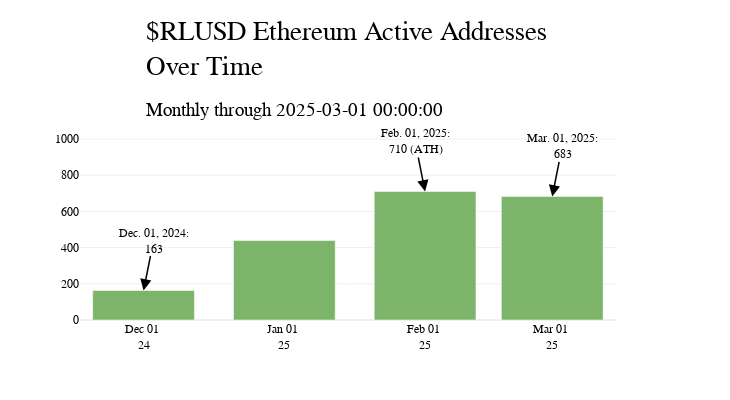

The cell this chart's notebook holds for it:
### Code cell
cm = ChartMaker(shuffle_colors=True)
cm.build(
    df = rlusd_addresses_data,
    axes_data=dict(y1=['active_addresses']),
    title='$RLUSD Ethereum Active Addresses<br>Over Time',
    chart_type={'y1':'bar'},
    options = {
        'margin':dict(t=125),
        'annotations':True,
        'tickformat': dict(x='%b %d <br>%y'),
        'decimals': False
    },
)
cm.add_title(
    subtitle=f'Monthly through {rlusd_addresses_data.index.max()}',
    x=0.2,
    y=0.9
)
cm.add_annotations()
cm.show_fig()

### Figure 1 — Plotly figure (JSON) as saved in the notebook; plotly's stock layout.template omitted (floating-point values rounded to 4 significant figures)
{"data": [{"marker": {"color": "#7cb569"}, "name": "ACTIVE ADDRESSES (683)     ", "showlegend": false, "type": "bar", "x": ["2024-12-01T00:00:00.000000000", "2025-01-01T00:00:00.000000000", "2025-02-01T00:00:00.000000000", "2025-03-01T00:00:00.000000000"], "xaxis": "x", "y": [163, 439, 710, 683], "yaxis": "y"}], "layout": {"annotations": [{"arrowcolor": "black", "arrowhead": 2, "arrowsize": 1.5, "arrowwidth": 1.5, "ax": 10, "ay": -50, "font": {"color": "black", "family": "Cardo", "size": 12}, "showarrow": true, "text": "Mar. 01, 2025:<br>683", "x": "2025-03-01T00:00:00", "xref": "x", "y": 683, "yref": "y"}, {"arrowcolor": "black", "arrowhead": 2, "arrowsize": 1.5, "arrowwidth": 1.5, "ax": 10, "ay": -50, "font": {"color": "black", "family": "Cardo", "size": 12}, "showarrow": true, "text": "Dec. 01, 2024:<br>163", "x": "2024-12-01T00:00:00", "xref": "x", "y": 163, "yref": "y"}, {"arrowcolor": "black", "arrowhead": 2, "arrowsize": 1.5, "arrowwidth": 1.5, "ax": -10, "ay": -50, "font": {"color": "black", "family": "Cardo", "size": 12}, "showarrow": true, "text": "Feb. 01, 2025:<br>710 (ATH)", "x": "2025-02-01T00:00:00", "xref": "x", "y": 710, "yref": "y"}], "autosize": true, "barmode": "stack", "font": {"color": "black", "family": "Cardo"}, "height": 400, "hovermode": "x unified", "legend": {"bgcolor": "rgba(0,0,0,0)", "bordercolor": "rgba(0,0,0,0)", "borderwidth": 1, "orientation": "v", "traceorder": "normal", "x": 0.01, "xanchor": "left", "y": 1.1, "yanchor": "top"}, "margin": {"t": 125}, "title": {"font": {"color": "black", "family": "Cardo", "size": 27}, "text": "<span style='color: black; font-weight: normal;'>$RLUSD Ethereum Active Addresses<br>Over Time</span><br><sub style='font-size: 18px; color: black; font-weight: normal;'>Monthly through 2025-03-01 00:00:00</sub>", "x": 0.2, "xanchor": "left", "y": 0.9, "yanchor": "top"}, "width": 730, "xaxis": {"anchor": "y", "domain": [0, 0.94], "tickfont": {"color": "black"}, "tickformat": "%b %d <br>%y"}, "yaxis": {"anchor": "x", "color": "black", "domain": [0, 1], "tickformat": ""}, "yaxis2": {"anchor": "x", "color": "black", "overlaying": "y", "side": "right", "tickformat": ""}}}
